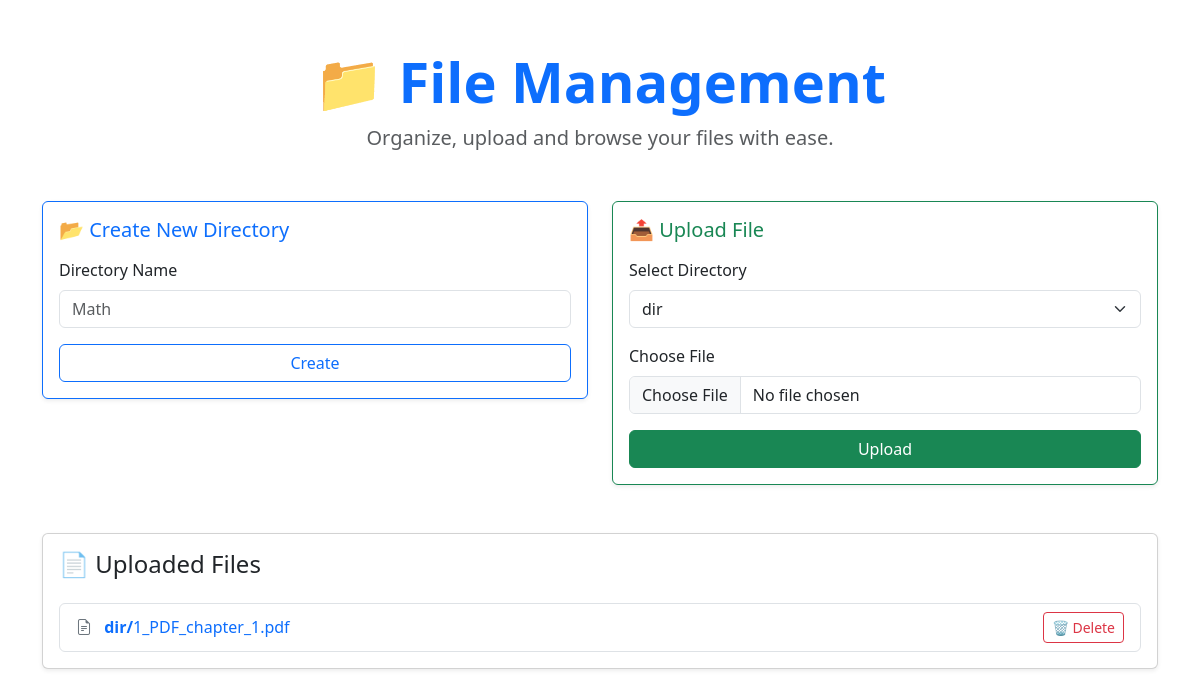
The page /files/ (signed in) on the database as committed earlier.
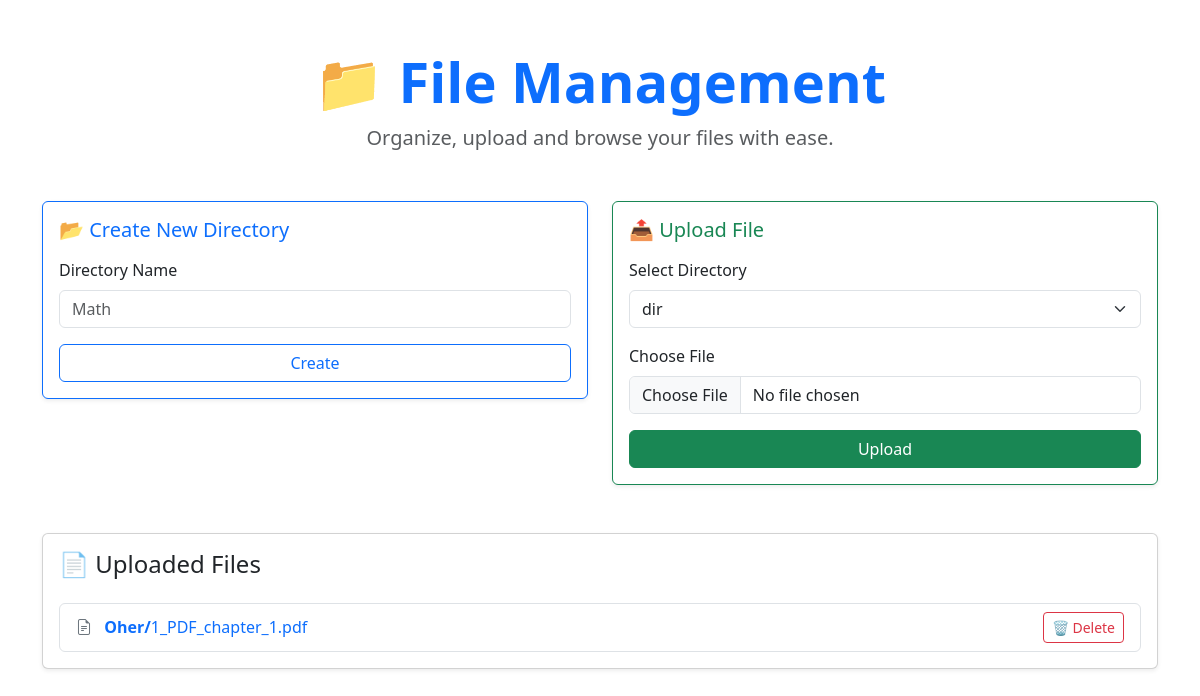
The same page on the database as committed later.
### rag/models.py (models this page shows, shortened)
class FileModel(models.Model):
    name = models.CharField(max_length=100)
    uploaded_at = models.DateTimeField(auto_now_add=True)
    directory = models.ForeignKey(DirectoryModel, on_delete=models.CASCADE)

class DirectoryModel(models.Model):
    name = models.CharField(max_length=100)
    owner = models.ForeignKey(User, on_delete=models.CASCADE)
    corpus = models.CharField(max_length=300)

### rag/views.py (the view, shortened to what this page needs)
# urls.py: path('files/', files, name='files'),
@login_required
def files(request):
    if request.method == 'GET':
        files = FileModel.objects.filter(directory__owner=request.user)
        directories = DirectoryModel.objects.filter(owner=request.user)
        return render(request, 'files.html', {'files': files, 'directories': directories})
    else:
        return HttpResponseNotAllowed(['GET', 'POST'])

### templates/files.html (shortened to what this page needs)
{% extends "base.html" %}
{% block content %}
<div class="container py-5">
    <div class="text-center mb-5">
        <h1 class="display-4 fw-bold text-primary">📁 File Management</h1>
        <p class="lead text-muted">Organize, upload and browse your files with ease.</p>
    </div>
    <div class="row g-4">
        <div class="col-lg-6">
            <div class="card shadow-sm border-primary">
                <div class="card-body">
                    <h5 class="card-title text-primary mb-3">📂 Create New Directory</h5>
                    <form action="/directory/" method="POST">
                        <div class="mb-3">
                            <label for="name" class="form-label">Directory Name</label>
                            <input type="text" class="form-control" id="name" name="name" placeholder="Math" required>
                        </div>
                        <button type="submit" class="btn btn-outline-primary w-100">Create</button>
                    </form>
                </div>
            </div>
        </div>
        <div class="col-lg-6">
            <div class="card shadow-sm border-success">
                <div class="card-body">
                    <h5 class="card-title text-success mb-3">📤 Upload File</h5>
                    <form method="POST" enctype="multipart/form-data">
                        <div class="mb-3">
                            <label for="select-option" class="form-label">Select Directory</label>
                            <select id="select-option" class="form-select" name="directory" required>
                                {% for directory in directories %}
                                    <option value="{{ directory.id }}">{{ directory.name }}</option>
                                {% endfor %}
                            </select>
                        </div>
                        <div class="mb-3">
                            <label for="fileInput" class="form-label">Choose File</label>
                            <input class="form-control" type="file" id="fileInput" name="file" required>
                        </div>
                        <button type="submit" name="upload" class="btn btn-success w-100">Upload</button>
                    </form>
                </div>
            </div>
        </div>
    </div>
    <div class="card mt-5 shadow-sm">
        <div class="card-body">
            <h4 class="card-title mb-4">📄 Uploaded Files</h4>
            {% if files %}
                <div class="list-group">
                    {% for file in files %}
                        <div class="list-group-item list-group-item-action d-flex justify-content-between align-items-center">
                            <div>
                                <i class="bi bi-file-earmark-text me-2 text-secondary"></i>
                                <a href="{{ file.url }}" class="text-decoration-none" target="_blank">
                                    <strong>{{ file.directory.name }}/</strong>{{ file.name }}
                                </a>
                            </div>
                            <a href="{% url 'delete_file' file.id %}" class="btn btn-outline-danger btn-sm" data-bs-toggle="tooltip" title="Delete this file">🗑 Delete</a>
                        </div>
                    {% endfor %}
                </div>
            {% else %}
                <div class="alert alert-warning mb-0">🚫 No files uploaded yet.</div>
            {% endif %}
        </div>
    </div>
</div>
{% endblock %}

### templates/base.html (shortened to what this page needs)
<!DOCTYPE html>
<html lang="en">
<head>
    <link href="https://cdn.jsdelivr.net/npm/bootstrap@5.3.2/dist/css/bootstrap.min.css" rel="stylesheet">
    <link href="https://cdn.jsdelivr.net/npm/bootstrap-icons@1.10.5/font/bootstrap-icons.css" rel="stylesheet">
</head>
<body>
    {% block content %}{% endblock %}
</body>
</html>

Rows that differ between the two databases and show on the page:
removed FileModel: directory.name "dir", name "1_PDF_chapter_1.pdf"
added FileModel: directory.name "Oher", name "1_PDF_chapter_1.pdf"
